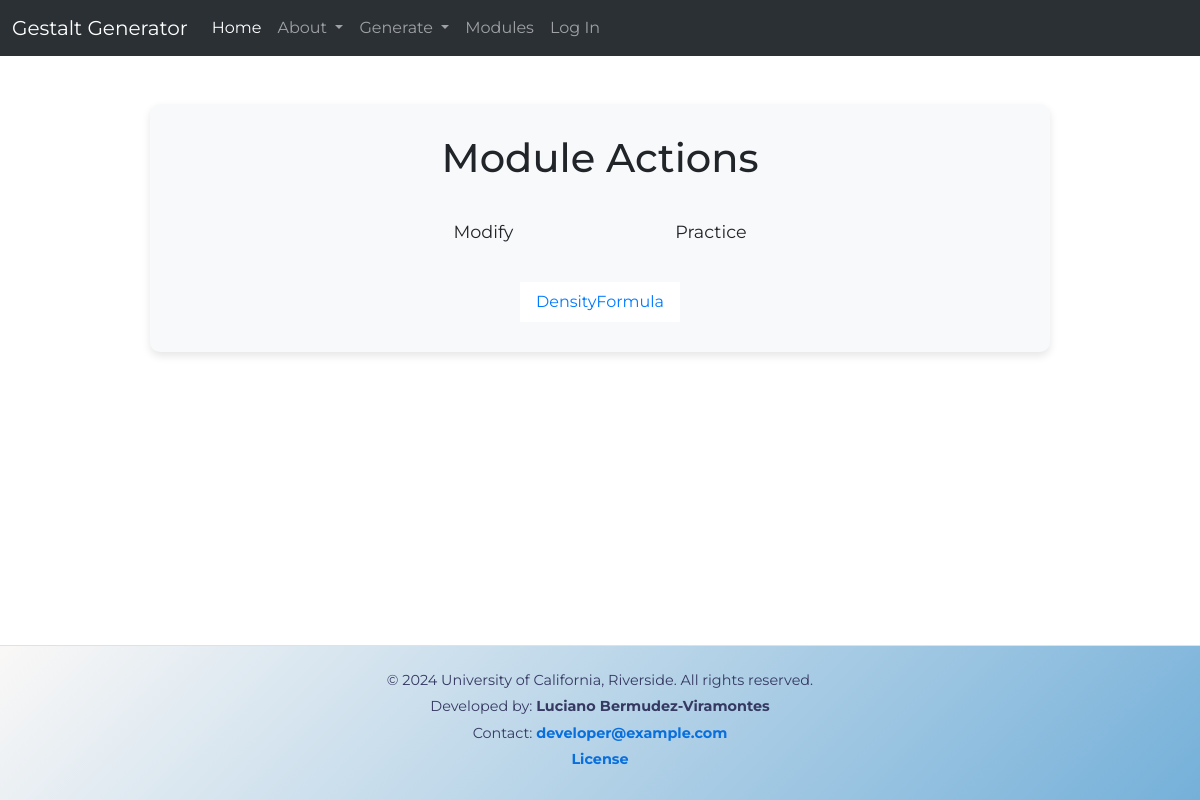
Before: /quiz_overview/9/actions with the older database file.
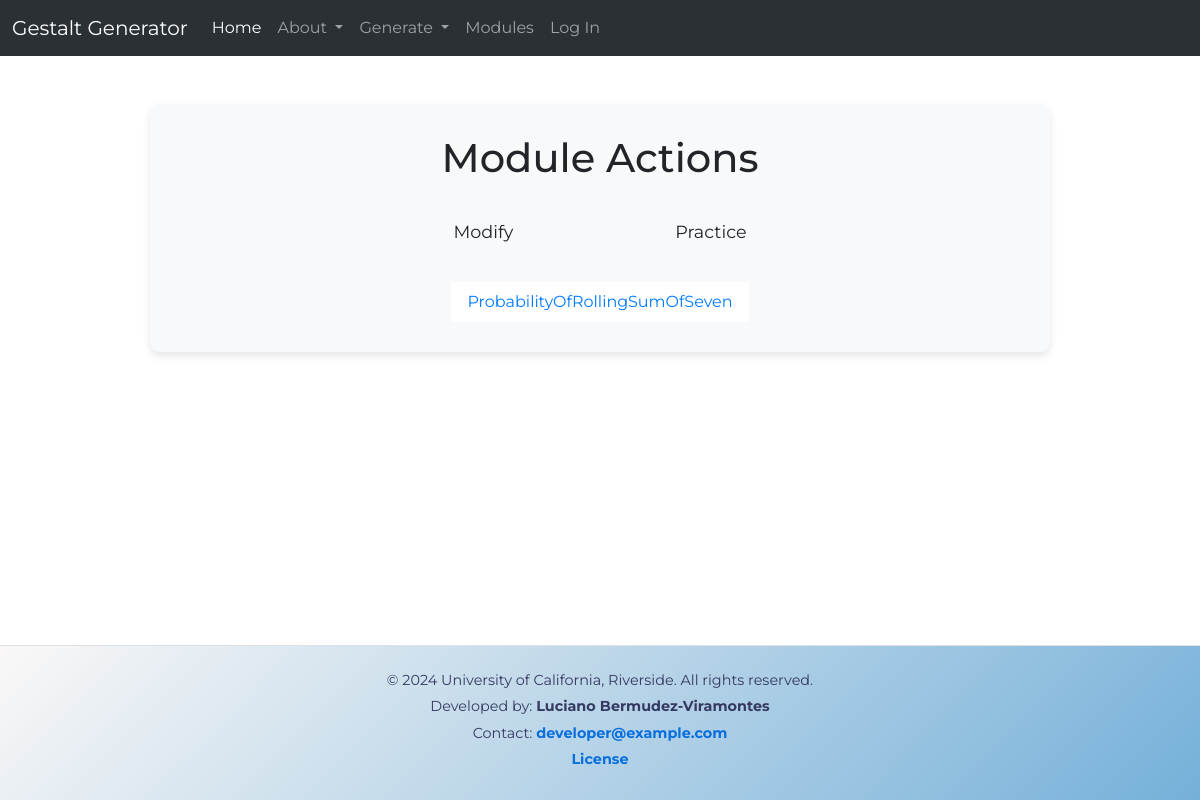
After: the same page with the newer database file.
### app/db_models/models.py (models this page shows, shortened)
class Folder(db.Model):
    id = db.Column(db.Integer, primary_key=True)
    name = db.Column(db.String(256), nullable=False)
    files = db.relationship('File', backref='folder', lazy=True)
    question_metadata = db.relationship('QuestionMetadata', backref='folder', lazy=True)
    module_id = db.Column(db.Integer, db.ForeignKey('edu_module.id'), nullable=False)

### app/routes/quiz_views/quiz_overview.py (the view)
@quiz_overview_bp.route("/quiz_overview/<folder_id>/actions", methods=['GET', 'POST'])
def modules_action(folder_id):
    folder = Folder.query.filter_by(id=folder_id).first_or_404(description="Quiz Not Found")
    session["folder_id"] = folder.id
    return render_template('module_actions.html',folder=folder)

### app/templates/module_actions.html (shortened to what this page needs)
{% extends "base.html" %}
{% block content %}
<div class="action-container my-5">
    <h1 class="text-center mb-4">Module Actions</h1>
    <div class="module-action-container text-center mb-4">
        <button type="button" class="btn " id="modify-btn" data-bs-toggle="button" onclick="showContent('modify') ">Modify</button>
        <button type="button" class="btn " aria-pressed="true" data-bs-toggle="button" id="practice-btn" onclick="showContent('practice')">Practice</button>
    </div>
    <div id="dynamic-content">
        <div id="practice-content" class="" style="display: none;">
            <ul class="list-group list-group-flush">
                <li class="list-group-item">
                    <a href="{{ url_for('quiz_overview_bp.render_content', folder_id=folder.id) }}">{{ folder.name }}</a>
                </li>
            </ul>
        </div>
    </div>
</div>
{% endblock %}

Changed rows visible on the page:
changed Folder: name "DensityFormula" → "ProbabilityOfRollingSumOfSeven"
